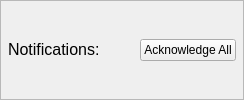
           <widget class="QFrame" name="NotFrame">
            <property name="frameShape">
             <enum>QFrame::StyledPanel</enum>
            </property>
            <property name="frameShadow">
             <enum>QFrame::Raised</enum>
            </property>
            <layout class="QHBoxLayout" name="horizontalLayout_5">
             <property name="spacing">
              <number>0</number>
             </property>
             <property name="leftMargin">
              <number>0</number>
             </property>
             <property name="topMargin">
              <number>0</number>
             </property>
             <property name="rightMargin">
              <number>7</number>
             </property>
             <property name="bottomMargin">
              <number>0</number>
             </property>
             <item alignment="Qt::AlignLeft">
              <widget class="QLabel" name="iconNot">
               <property name="sizePolicy">
                <sizepolicy hsizetype="Preferred" vsizetype="Preferred">
                 <horstretch>0</horstretch>
                 <verstretch>0</verstretch>
                </sizepolicy>
               </property>
               <property name="text">
                <string/>
               </property>
               <property name="pixmap">
                <pixmap resource="../qss/icons/Icons.qrc">:/icons/png2svg/notifications_icon.svg</pixmap>
               </property>
              </widget>
             </item>
             <item alignment="Qt::AlignLeft">
              <widget class="QLabel" name="labelNot">
               <property name="text">
                <string>&lt;html&gt;&lt;head/&gt;&lt;body&gt;&lt;p&gt;&lt;span style=&quot; font-size:12pt;&quot;&gt;Notifications:&lt;/span&gt;&lt;/p&gt;&lt;/body&gt;&lt;/html&gt;</string>
               </property>
              </widget>
             </item>
             <item>
              <spacer name="horizontalSpacer_2">
               <property name="orientation">
                <enum>Qt::Horizontal</enum>
               </property>
               <property name="sizeHint" stdset="0">
                <size>
                 <width>40</width>
                 <height>20</height>
                </size>
               </property>
              </spacer>
             </item>
             <item alignment="Qt::AlignRight">
              <widget class="QPushButton" name="AcknowledgeNotifications">
               <property name="toolTip">
                <string>Acknowledge all notifications</string>
               </property>
               <property name="text">
                <string>Acknowledge All</string>
               </property>
              </widget>
             </item>
            </layout>
           </widget>
